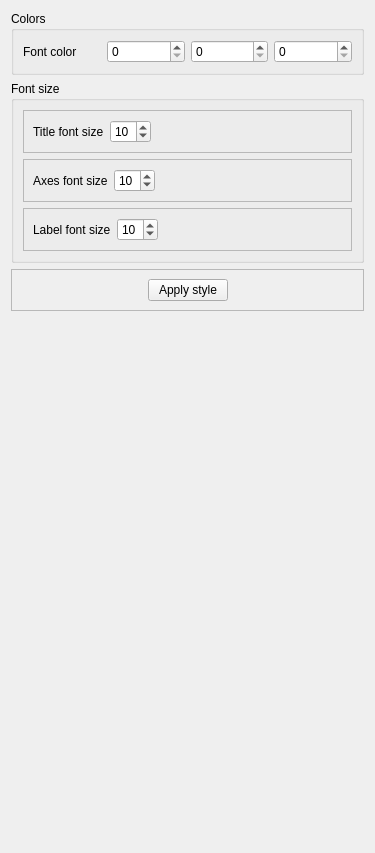
          <widget class="QWidget" name="tab_33">
           <attribute name="title">
            <string>View 2D</string>
           </attribute>
           <layout class="QVBoxLayout" name="verticalLayout_58">
            <item>
             <widget class="QGroupBox" name="groupBox_9">
              <property name="enabled">
               <bool>true</bool>
              </property>
              <property name="minimumSize">
               <size>
                <width>0</width>
                <height>0</height>
               </size>
              </property>
              <property name="title">
               <string>Colors</string>
              </property>
              <layout class="QHBoxLayout" name="horizontalLayout_125">
               <item>
                <widget class="QLabel" name="label_32">
                 <property name="text">
                  <string>Font color</string>
                 </property>
                </widget>
               </item>
               <item>
                <widget class="QSpinBox" name="Form2DFontColorR">
                 <property name="maximum">
                  <number>255</number>
                 </property>
                </widget>
               </item>
               <item>
                <widget class="QSpinBox" name="Form2DFontColorG">
                 <property name="maximum">
                  <number>255</number>
                 </property>
                </widget>
               </item>
               <item>
                <widget class="QSpinBox" name="Form2DFontColorB">
                 <property name="maximum">
                  <number>255</number>
                 </property>
                </widget>
               </item>
              </layout>
             </widget>
            </item>
            <item>
             <widget class="QGroupBox" name="groupBox_10">
              <property name="enabled">
               <bool>true</bool>
              </property>
              <property name="minimumSize">
               <size>
                <width>0</width>
                <height>0</height>
               </size>
              </property>
              <property name="title">
               <string>Font size</string>
              </property>
              <layout class="QVBoxLayout" name="verticalLayout_45">
               <item>
                <widget class="QFrame" name="frame_38">
                 <property name="frameShape">
                  <enum>QFrame::StyledPanel</enum>
                 </property>
                 <property name="frameShadow">
                  <enum>QFrame::Raised</enum>
                 </property>
                 <layout class="QHBoxLayout" name="horizontalLayout_20">
                  <item>
                   <widget class="QLabel" name="label_91">
                    <property name="text">
                     <string>Title font size</string>
                    </property>
                   </widget>
                  </item>
                  <item>
                   <widget class="QSpinBox" name="FormTitleFontSize">
                    <property name="minimum">
                     <number>1</number>
                    </property>
                    <property name="value">
                     <number>10</number>
                    </property>
                   </widget>
                  </item>
                  <item>
                   <spacer name="horizontalSpacer_73">
                    <property name="orientation">
                     <enum>Qt::Horizontal</enum>
                    </property>
                    <property name="sizeHint" stdset="0">
                     <size>
                      <width>40</width>
                      <height>20</height>
                     </size>
                    </property>
                   </spacer>
                  </item>
                 </layout>
                </widget>
               </item>
               <item>
                <widget class="QFrame" name="frame_32">
                 <property name="frameShape">
                  <enum>QFrame::StyledPanel</enum>
                 </property>
                 <property name="frameShadow">
                  <enum>QFrame::Raised</enum>
                 </property>
                 <layout class="QHBoxLayout" name="horizontalLayout_21">
                  <item>
                   <widget class="QLabel" name="label_34">
                    <property name="text">
                     <string>Axes font size</string>
                    </property>
                   </widget>
                  </item>
                  <item>
                   <widget class="QSpinBox" name="FormAxesFontSize">
                    <property name="minimum">
                     <number>1</number>
                    </property>
                    <property name="value">
                     <number>10</number>
                    </property>
                   </widget>
                  </item>
                  <item>
                   <spacer name="horizontalSpacer_18">
                    <property name="orientation">
                     <enum>Qt::Horizontal</enum>
                    </property>
                    <property name="sizeHint" stdset="0">
                     <size>
                      <width>187</width>
                      <height>20</height>
                     </size>
                    </property>
                   </spacer>
                  </item>
                 </layout>
                </widget>
               </item>
               <item>
                <widget class="QFrame" name="frame_33">
                 <property name="frameShape">
                  <enum>QFrame::StyledPanel</enum>
                 </property>
                 <property name="frameShadow">
                  <enum>QFrame::Raised</enum>
                 </property>
                 <layout class="QHBoxLayout" name="horizontalLayout_25">
                  <item>
                   <widget class="QLabel" name="label_40">
                    <property name="text">
                     <string>Label font size</string>
                    </property>
                   </widget>
                  </item>
                  <item>
                   <widget class="QSpinBox" name="FormLabelFontSize">
                    <property name="minimum">
                     <number>1</number>
                    </property>
                    <property name="value">
                     <number>10</number>
                    </property>
                   </widget>
                  </item>
                  <item>
                   <spacer name="horizontalSpacer_67">
                    <property name="orientation">
                     <enum>Qt::Horizontal</enum>
                    </property>
                    <property name="sizeHint" stdset="0">
                     <size>
                      <width>40</width>
                      <height>20</height>
                     </size>
                    </property>
                   </spacer>
                  </item>
                 </layout>
                </widget>
               </item>
              </layout>
             </widget>
            </item>
            <item>
             <widget class="QFrame" name="frame_120">
              <property name="frameShape">
               <enum>QFrame::StyledPanel</enum>
              </property>
              <property name="frameShadow">
               <enum>QFrame::Raised</enum>
              </property>
              <layout class="QHBoxLayout" name="horizontalLayout_34">
               <item>
                <spacer name="horizontalSpacer_86">
                 <property name="orientation">
                  <enum>Qt::Horizontal</enum>
                 </property>
                 <property name="sizeHint" stdset="0">
                  <size>
                   <width>117</width>
                   <height>20</height>
                  </size>
                 </property>
                </spacer>
               </item>
               <item>
                <widget class="QPushButton" name="FormStylesFor2DGraph">
                 <property name="text">
                  <string>Apply style</string>
                 </property>
                </widget>
               </item>
               <item>
                <spacer name="horizontalSpacer_87">
                 <property name="orientation">
                  <enum>Qt::Horizontal</enum>
                 </property>
                 <property name="sizeHint" stdset="0">
                  <size>
                   <width>117</width>
                   <height>20</height>
                  </size>
                 </property>
                </spacer>
               </item>
              </layout>
             </widget>
            </item>
            <item>
             <spacer name="verticalSpacer_27">
              <property name="orientation">
               <enum>Qt::Vertical</enum>
              </property>
              <property name="sizeHint" stdset="0">
               <size>
                <width>20</width>
                <height>531</height>
               </size>
              </property>
             </spacer>
            </item>
           </layout>
          </widget>
